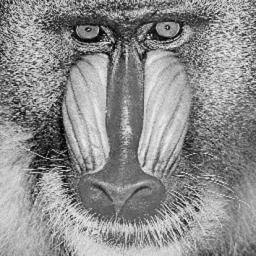
#> input picture Lab-4/Mandrill.png, 256 x 256 px
$ jupyter execute dummy.ipynb   (shell and % lines are left out)
#> lines starting #> are read from the running program, lines starting #| are printed output that depends on the picture
[cell 1]
# Importing necessary libraries
import cv2
import numpy as np
import math as m
import random

[cell 2]
from matplotlib import pyplot as plt

[cell 3]
img=cv2.imread("Mandrill.png",0)
#> img is the input picture: shape (256, 256); min 0, max 251, mean 140.8

[cell 4]
def kernel(sigma):#Returns the kernel matrix for a corresponding sigma
    if (sigma==0):
        return np.array([1])
    limit=m.ceil(6*sigma+1)
    if limit%2==0:
        limit=limit+1

    kernel_matrix=np.zeros((limit,limit))
    ran=limit/2
    ran=m.floor(ran)
    x,y=-ran,ran
    sum=0
    for i in range(limit):
        for j in range(limit):
            kernel_matrix[i][j]=m.exp(-((x)**2+(y)**2)/(2*sigma**2))/(2*m.pi*sigma**2)
            x=x+1
        y=y-1
        x=-ran

    su=np.sum(kernel_matrix)
    kernel_matrix=kernel_matrix/su

    return kernel_matrix

[cell 5]
def convolve2D(image,kernel):

    if kernel.shape==(1,): #Returns the image if sigma=0
        return image

    kernel = np.flipud(np.fliplr(kernel)) #flipping the kernel

    kshape=kernel.shape[0]
    xImgShape = image.shape[0]
#> xImgShape = 256
    yImgShape = image.shape[1]
#> yImgShape = 256


    padding=kshape//2 #Calculating extra zeros to pad in the image

    xout=xImgShape+2*padding
#> xout = 258
    yout=yImgShape+2*padding
#> yout = 258


    output = np.zeros((xout,yout))
    output[padding:-padding,padding:-padding]=image
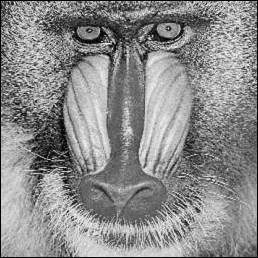
#> output: shape (258, 258) float64; min 0, max 251, mean 138.6

    output_image = np.zeros((xImgShape,yImgShape))

    for x in range(padding,image.shape[0]+padding):
        for y in range(padding,image.shape[1]+padding):
            output_image[x-padding,y-padding]=(kernel * output[x-padding: x + padding+1, y-padding: y + padding+1]).sum()
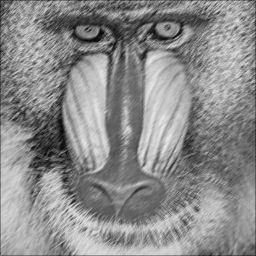
#> output_image: shape (256, 256) float64; min 3.67, max 233.7, mean 140.1

    return output_image
